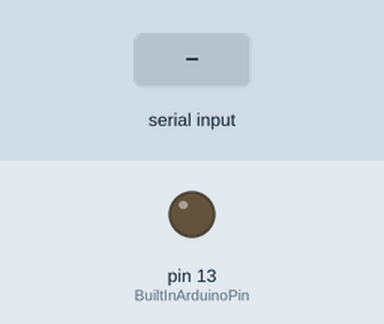
Simulated run of this sketch. Board: Arduino Uno, built with avr-gcc and run on an emulated ATmega328P. Shown: output pins drawn as LEDs (lit = HIGH). The inputs (shaded band) are chosen by the test bench.

Above: at 1.2 s.
1.3 s: "1" received over Serial
At 2.2 s:
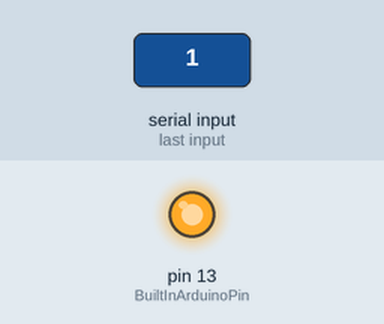
2.8 s: "0" received over Serial
At 3.9 s:
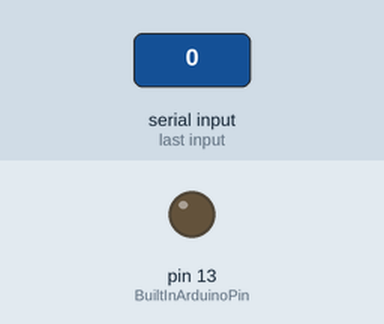
Timing chart, 0 to 5.8 s (numbered marks = the images above; inputs shaded):
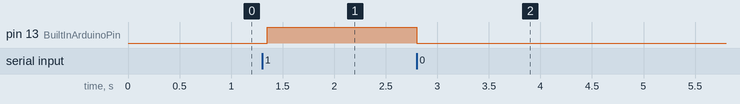

The sketch:

sketch_nov18a.ino
```cpp
const int BuiltInArduinoPin = 13;
int LEDState = 0;

void setup(){

  pinMode(BuiltInArduinoPin, OUTPUT);
  Serial.begin(9600);

}

void loop(){

  char receiveVal;
  if(Serial.available() > 0){

    receiveVal = Serial.read();

    if(receiveVal == '1'){

      LEDState = 1;

    }
    else{

      LEDState = 0;

    }

  }

  digitalWrite(BuiltInArduinoPin, LEDState);
  delay(50);

}
```

Measured:
- after the input at 1.3 s, pin 13 (BuiltInArduinoPin): LOW → HIGH after 0.05 s
- after the input at 2.8 s, pin 13 (BuiltInArduinoPin): HIGH → LOW at once
